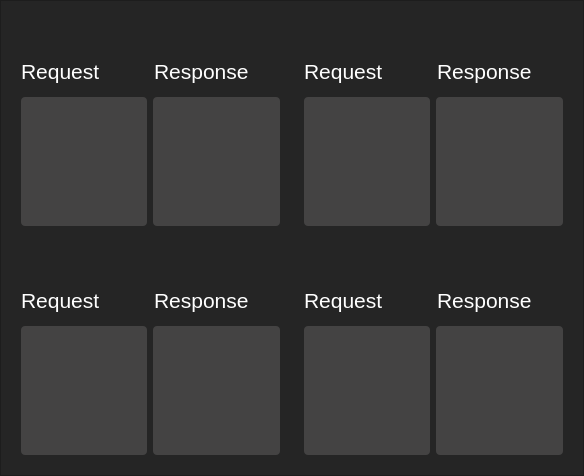
<?xml version="1.0" encoding="UTF-8"?>
<ui version="4.0">
 <class>OutputFrame</class>
 <widget class="QFrame" name="OutputFrame">
  <property name="geometry">
   <rect>
    <x>0</x>
    <y>0</y>
    <width>584</width>
    <height>476</height>
   </rect>
  </property>
  <property name="font">
   <font>
    <family>Arial</family>
   </font>
  </property>
  <property name="windowTitle">
   <string>Frame</string>
  </property>
  <property name="styleSheet">
   <string notr="true">background-color: rgb(37, 37, 37);</string>
  </property>
  <property name="frameShape">
   <enum>QFrame::StyledPanel</enum>
  </property>
  <property name="frameShadow">
   <enum>QFrame::Raised</enum>
  </property>
  <layout class="QHBoxLayout" name="horizontalLayout">
   <item>
    <layout class="QVBoxLayout" name="verticalLayout">
     <item>
      <layout class="QHBoxLayout" name="horizontalLayout_1">
       <item>
        <widget class="QScrollArea" name="scrollArea_1">
         <property name="frameShape">
          <enum>QFrame::NoFrame</enum>
         </property>
         <property name="widgetResizable">
          <bool>true</bool>
         </property>
         <widget class="QWidget" name="scrollAreaWidgetContents_1">
          <property name="geometry">
           <rect>
            <x>0</x>
            <y>0</y>
            <width>277</width>
            <height>222</height>
           </rect>
          </property>
          <layout class="QVBoxLayout" name="verticalLayout_2">
           <item>
            <widget class="QLabel" name="labelTitle_1">
             <property name="font">
              <font>
               <family>Arial</family>
               <pointsize>16</pointsize>
               <weight>50</weight>
               <bold>false</bold>
              </font>
             </property>
             <property name="styleSheet">
              <string notr="true">background-color: rgb(37, 37, 37);
color: rgb(255, 255, 255);</string>
             </property>
             <property name="text">
              <string/>
             </property>
            </widget>
           </item>
           <item>
            <layout class="QHBoxLayout" name="horizontalLayout_4">
             <item>
              <widget class="QLabel" name="label_5">
               <property name="minimumSize">
                <size>
                 <width>0</width>
                 <height>40</height>
                </size>
               </property>
               <property name="maximumSize">
                <size>
                 <width>16777215</width>
                 <height>40</height>
                </size>
               </property>
               <property name="font">
                <font>
                 <family>Arial</family>
                 <pointsize>16</pointsize>
                </font>
               </property>
               <property name="styleSheet">
                <string notr="true">background-color: rgb(37, 37, 37);
color: rgb(255, 255, 255);</string>
               </property>
               <property name="text">
                <string>Request</string>
               </property>
              </widget>
             </item>
             <item>
              <widget class="QLabel" name="label">
               <property name="minimumSize">
                <size>
                 <width>0</width>
                 <height>40</height>
                </size>
               </property>
               <property name="maximumSize">
                <size>
                 <width>16777215</width>
                 <height>40</height>
                </size>
               </property>
               <property name="font">
                <font>
                 <family>Arial</family>
                 <pointsize>16</pointsize>
                </font>
               </property>
               <property name="styleSheet">
                <string notr="true">background-color: rgb(37, 37, 37);
color: rgb(255, 255, 255);</string>
               </property>
               <property name="text">
                <string>Response</string>
               </property>
              </widget>
             </item>
            </layout>
           </item>
           <item>
            <layout class="QHBoxLayout" name="horizontalLayout_3">
             <item>
              <widget class="QTextEdit" name="textEditRequest_1">
               <property name="font">
                <font>
                 <family>Arial</family>
                 <pointsize>14</pointsize>
                </font>
               </property>
               <property name="styleSheet">
                <string notr="true">background-color: rgb(68, 67, 67);
color: rgb(255, 255, 255);
border-radius: 4px;</string>
               </property>
               <property name="readOnly">
                <bool>true</bool>
               </property>
              </widget>
             </item>
             <item>
              <widget class="QTextEdit" name="textEditResponse_1">
               <property name="font">
                <font>
                 <family>Arial</family>
                 <pointsize>14</pointsize>
                </font>
               </property>
               <property name="styleSheet">
                <string notr="true">background-color: rgb(68, 67, 67);
color: rgb(255, 255, 255);
border-radius: 4px;</string>
               </property>
               <property name="readOnly">
                <bool>true</bool>
               </property>
              </widget>
             </item>
            </layout>
           </item>
          </layout>
         </widget>
        </widget>
       </item>
       <item>
        <widget class="QScrollArea" name="scrollArea_2">
         <property name="frameShape">
          <enum>QFrame::NoFrame</enum>
         </property>
         <property name="widgetResizable">
          <bool>true</bool>
         </property>
         <widget class="QWidget" name="scrollAreaWidgetContents_2">
          <property name="geometry">
           <rect>
            <x>0</x>
            <y>0</y>
            <width>277</width>
            <height>222</height>
           </rect>
          </property>
          <layout class="QVBoxLayout" name="verticalLayout_3">
           <item>
            <widget class="QLabel" name="labelTitle_2">
             <property name="font">
              <font>
               <family>Arial</family>
               <pointsize>16</pointsize>
               <weight>50</weight>
               <bold>false</bold>
              </font>
             </property>
             <property name="styleSheet">
              <string notr="true">background-color: rgb(37, 37, 37);
color: rgb(255, 255, 255);</string>
             </property>
             <property name="text">
              <string/>
             </property>
            </widget>
           </item>
           <item>
            <layout class="QHBoxLayout" name="horizontalLayout_6">
             <item>
              <widget class="QLabel" name="label_7">
               <property name="minimumSize">
                <size>
                 <width>0</width>
                 <height>40</height>
                </size>
               </property>
               <property name="maximumSize">
                <size>
                 <width>16777215</width>
                 <height>40</height>
                </size>
               </property>
               <property name="font">
                <font>
                 <family>Arial</family>
                 <pointsize>16</pointsize>
                </font>
               </property>
               <property name="styleSheet">
                <string notr="true">background-color: rgb(37, 37, 37);
color: rgb(255, 255, 255);</string>
               </property>
               <property name="text">
                <string>Request</string>
               </property>
              </widget>
             </item>
             <item>
              <widget class="QLabel" name="label_6">
               <property name="minimumSize">
                <size>
                 <width>0</width>
                 <height>40</height>
                </size>
               </property>
               <property name="maximumSize">
                <size>
                 <width>16777215</width>
                 <height>40</height>
                </size>
               </property>
               <property name="font">
                <font>
                 <family>Arial</family>
                 <pointsize>16</pointsize>
                </font>
               </property>
               <property name="styleSheet">
                <string notr="true">background-color: rgb(37, 37, 37);
color: rgb(255, 255, 255);</string>
               </property>
               <property name="text">
                <string>Response</string>
               </property>
              </widget>
             </item>
            </layout>
           </item>
           <item>
            <layout class="QHBoxLayout" name="horizontalLayout_5">
             <item>
              <widget class="QTextEdit" name="textEditRequest_2">
               <property name="font">
                <font>
                 <family>Arial</family>
                 <pointsize>14</pointsize>
                </font>
               </property>
               <property name="styleSheet">
                <string notr="true">background-color: rgb(68, 67, 67);
color: rgb(255, 255, 255);
border-radius: 4px;</string>
               </property>
               <property name="readOnly">
                <bool>true</bool>
               </property>
              </widget>
             </item>
             <item>
              <widget class="QTextEdit" name="textEditResponse_2">
               <property name="font">
                <font>
                 <family>Arial</family>
                 <pointsize>14</pointsize>
                </font>
               </property>
               <property name="styleSheet">
                <string notr="true">background-color: rgb(68, 67, 67);
color: rgb(255, 255, 255);
border-radius: 4px;</string>
               </property>
               <property name="readOnly">
                <bool>true</bool>
               </property>
              </widget>
             </item>
            </layout>
           </item>
          </layout>
         </widget>
        </widget>
       </item>
      </layout>
     </item>
     <item>
      <layout class="QHBoxLayout" name="horizontalLayout_2">
       <item>
        <widget class="QScrollArea" name="scrollArea_3">
         <property name="frameShape">
          <enum>QFrame::NoFrame</enum>
         </property>
         <property name="widgetResizable">
          <bool>true</bool>
         </property>
         <widget class="QWidget" name="scrollAreaWidgetContents_3">
          <property name="geometry">
           <rect>
            <x>0</x>
            <y>0</y>
            <width>277</width>
            <height>222</height>
           </rect>
          </property>
          <layout class="QVBoxLayout" name="verticalLayout_4">
           <item>
            <widget class="QLabel" name="labelTitle_3">
             <property name="font">
              <font>
               <family>Arial</family>
               <pointsize>16</pointsize>
               <weight>50</weight>
               <bold>false</bold>
              </font>
             </property>
             <property name="styleSheet">
              <string notr="true">background-color: rgb(37, 37, 37);
color: rgb(255, 255, 255);</string>
             </property>
             <property name="text">
              <string/>
             </property>
            </widget>
           </item>
           <item>
            <layout class="QHBoxLayout" name="horizontalLayout_8">
             <item>
              <widget class="QLabel" name="label_9">
               <property name="minimumSize">
                <size>
                 <width>0</width>
                 <height>40</height>
                </size>
               </property>
               <property name="maximumSize">
                <size>
                 <width>16777215</width>
                 <height>40</height>
                </size>
               </property>
               <property name="font">
                <font>
                 <family>Arial</family>
                 <pointsize>16</pointsize>
                </font>
               </property>
               <property name="styleSheet">
                <string notr="true">background-color: rgb(37, 37, 37);
color: rgb(255, 255, 255);</string>
               </property>
               <property name="text">
                <string>Request</string>
               </property>
              </widget>
             </item>
             <item>
              <widget class="QLabel" name="label_8">
               <property name="minimumSize">
                <size>
                 <width>0</width>
                 <height>40</height>
                </size>
               </property>
               <property name="maximumSize">
                <size>
                 <width>16777215</width>
                 <height>40</height>
                </size>
               </property>
               <property name="font">
                <font>
                 <family>Arial</family>
                 <pointsize>16</pointsize>
                </font>
               </property>
               <property name="styleSheet">
                <string notr="true">background-color: rgb(37, 37, 37);
color: rgb(255, 255, 255);</string>
               </property>
               <property name="text">
                <string>Response</string>
               </property>
              </widget>
             </item>
            </layout>
           </item>
           <item>
            <layout class="QHBoxLayout" name="horizontalLayout_7">
             <item>
              <widget class="QTextEdit" name="textEditRequest_3">
               <property name="font">
                <font>
                 <family>Arial</family>
                 <pointsize>14</pointsize>
                </font>
               </property>
               <property name="styleSheet">
                <string notr="true">background-color: rgb(68, 67, 67);
color: rgb(255, 255, 255);
border-radius: 4px;</string>
               </property>
               <property name="readOnly">
                <bool>true</bool>
               </property>
              </widget>
             </item>
             <item>
              <widget class="QTextEdit" name="textEditResponse_3">
               <property name="font">
                <font>
                 <family>Arial</family>
                 <pointsize>14</pointsize>
                </font>
               </property>
               <property name="styleSheet">
                <string notr="true">background-color: rgb(68, 67, 67);
color: rgb(255, 255, 255);
border-radius: 4px;</string>
               </property>
               <property name="readOnly">
                <bool>true</bool>
               </property>
              </widget>
             </item>
            </layout>
           </item>
          </layout>
         </widget>
        </widget>
       </item>
       <item>
        <widget class="QScrollArea" name="scrollArea_4">
         <property name="frameShape">
          <enum>QFrame::NoFrame</enum>
         </property>
         <property name="widgetResizable">
          <bool>true</bool>
         </property>
         <widget class="QWidget" name="scrollAreaWidgetContents_4">
          <property name="geometry">
           <rect>
            <x>0</x>
            <y>0</y>
            <width>277</width>
            <height>222</height>
           </rect>
          </property>
          <layout class="QVBoxLayout" name="verticalLayout_5">
           <item>
            <widget class="QLabel" name="labelTitle_4">
             <property name="font">
              <font>
               <family>Arial</family>
               <pointsize>16</pointsize>
               <weight>50</weight>
               <bold>false</bold>
              </font>
             </property>
             <property name="styleSheet">
              <string notr="true">background-color: rgb(37, 37, 37);
color: rgb(255, 255, 255);</string>
             </property>
             <property name="text">
              <string/>
             </property>
            </widget>
           </item>
           <item>
            <layout class="QHBoxLayout" name="horizontalLayout_10">
             <item>
              <widget class="QLabel" name="label_11">
               <property name="minimumSize">
                <size>
                 <width>0</width>
                 <height>40</height>
                </size>
               </property>
               <property name="maximumSize">
                <size>
                 <width>16777215</width>
                 <height>40</height>
                </size>
               </property>
               <property name="font">
                <font>
                 <family>Arial</family>
                 <pointsize>16</pointsize>
                </font>
               </property>
               <property name="styleSheet">
                <string notr="true">background-color: rgb(37, 37, 37);
color: rgb(255, 255, 255);</string>
               </property>
               <property name="text">
                <string>Request</string>
               </property>
              </widget>
             </item>
             <item>
              <widget class="QLabel" name="label_10">
               <property name="minimumSize">
                <size>
                 <width>0</width>
                 <height>40</height>
                </size>
               </property>
               <property name="maximumSize">
                <size>
                 <width>16777215</width>
                 <height>40</height>
                </size>
               </property>
               <property name="font">
                <font>
                 <family>Arial</family>
                 <pointsize>16</pointsize>
                </font>
               </property>
               <property name="styleSheet">
                <string notr="true">background-color: rgb(37, 37, 37);
color: rgb(255, 255, 255);</string>
               </property>
               <property name="text">
                <string>Response</string>
               </property>
              </widget>
             </item>
            </layout>
           </item>
           <item>
            <layout class="QHBoxLayout" name="horizontalLayout_9">
             <item>
              <widget class="QTextEdit" name="textEditRequest_4">
               <property name="font">
                <font>
                 <family>Arial</family>
                 <pointsize>14</pointsize>
                </font>
               </property>
               <property name="styleSheet">
                <string notr="true">background-color: rgb(68, 67, 67);
color: rgb(255, 255, 255);
border-radius: 4px;</string>
               </property>
               <property name="readOnly">
                <bool>true</bool>
               </property>
              </widget>
             </item>
             <item>
              <widget class="QTextEdit" name="textEditResponse_4">
               <property name="font">
                <font>
                 <family>Arial</family>
                 <pointsize>14</pointsize>
                </font>
               </property>
               <property name="styleSheet">
                <string notr="true">background-color: rgb(68, 67, 67);
color: rgb(255, 255, 255);
border-radius: 4px;</string>
               </property>
               <property name="readOnly">
                <bool>true</bool>
               </property>
              </widget>
             </item>
            </layout>
           </item>
          </layout>
         </widget>
        </widget>
       </item>
      </layout>
     </item>
    </layout>
   </item>
  </layout>
 </widget>
 <resources/>
 <connections/>
</ui>
